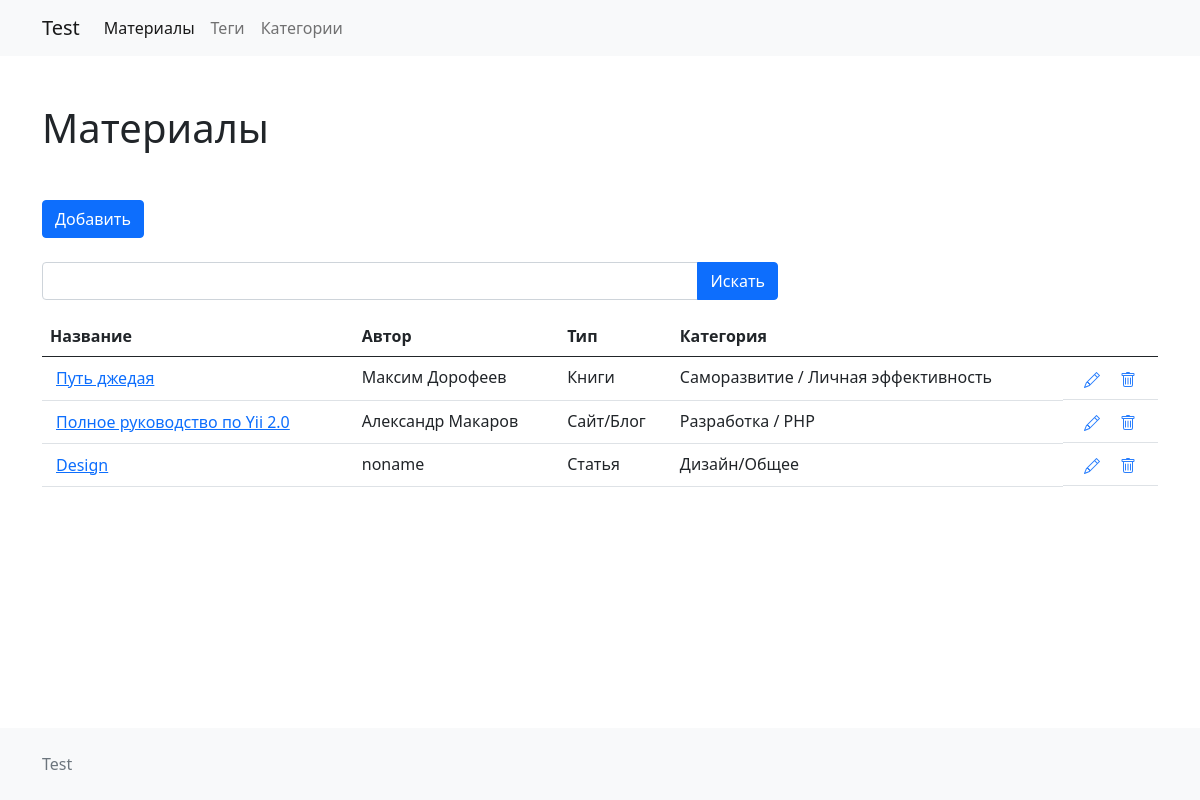
The page / on the database its author committed.
### tables this page shows
CREATE TABLE `materials` (
  `id` int(11) NOT NULL,
  `type` varchar(100) NOT NULL,
  `category` varchar(100) NOT NULL,
  `title` varchar(100) NOT NULL,
  `authors` varchar(100) NOT NULL,
  `description` varchar(100) NOT NULL
);

### function.php (called while the page is built, shortened)
<?php
function getMaterials(): array
{
    $db = new PDO('mysql:host=' . HOST . ';dbname=' . DBNAME, USER, PASS);
    $sql = "SELECT * FROM materials";
    $statement = $db->prepare($sql);
    $statement->execute();
    return $statement->fetchAll(PDO::FETCH_ASSOC);
}

### index.php (the view, shortened to what this page needs)
<?php require 'templates/header.php';
require 'function.php';
$materials = getMaterials();
?>
<div class="main-wrapper">
    <div class="content">
        <?php require 'templates/nav.php'; ?>
        <div class="container">
            <h1 class="my-md-5 my-4">Материалы</h1>
            <a class="btn btn-primary mb-4" href="create-material.php" role="button">Добавить</a>
            <div class="row">
                <div class="col-md-8">
                    <form>
                        <div class="input-group mb-3">
                            <input type="text" class="form-control" placeholder=""
                                   aria-label="Example text with button addon" aria-describedby="button-addon1">
                            <button class="btn btn-primary" type="button" id="button-addon1">Искать</button>
                        </div>
                    </form>
                </div>
            </div>
            <div class="table-responsive">
                <table class="table">
                    <thead>
                    <tr>
                        <th scope="col">Название</th>
                        <th scope="col">Автор</th>
                        <th scope="col">Тип</th>
                        <th scope="col">Категория</th>
                        <th scope="col"></th>
                    </tr>
                    </thead>
                    <tbody>
                    <tr>
                        <?php foreach ($materials
                        as $material): ?>
                        <td id="<?= $material['id']; ?>">
                            <form action="view-material.php/<?= $material['title']; ?>" method="post">
                                <button type="submit" class="sh-button-link"><?= $material['title']; ?></button>
                            </form>
                        </td>
                        <td><?= $material['authors']; ?></td>
                        <td><?= $material['type']; ?></td>
                        <td><?= $material['category']; ?></td>
                        <td class="text-nowrap text-end">
                            <form action="actions/editMaterial.php" method="post">
                                <button class="text-decoration-none me-2 sh-btn" type="submit">
                                </button>
                            </form>
                            <form action="actions/deleteMaterial.php" method="post">
                                <button class="text-decoration-none sh-btn" type="submit">
                                </button>
                            </form>
                        </td>
                    </tr>
                    <?php endforeach; ?>
                    </tbody>
                </table>
            </div>
        </div>
    </div>
    <?php require 'templates/footer.php'; ?>

### templates/header.php (shortened to what this page needs)
<!doctype html>
<html lang="ru">
<head>
    <link rel="stylesheet" href="../css/bootstrap.min.css">
    <link rel="stylesheet" href="../css/bootstrap-utilities.css">
    <link rel="stylesheet" href="../css/style.css">
</head>
<body>

### templates/nav.php (shortened to what this page needs)
<nav class="navbar navbar-expand-lg navbar-light bg-light">
    <div class="container">
        <a class="navbar-brand" href="/">Test</a>
        <div class="collapse navbar-collapse" id="navbarNav">
            <ul class="navbar-nav">
                <li class="nav-item">
                    <a class="nav-link" id="one" aria-current="page" href="/">Материалы</a>
                </li>
                <li class="nav-item">
                    <a class="nav-link" id="two" href="../list-tag.php">Теги</a>
                </li>
                <li class="nav-item">
                    <a class="nav-link" id="three" href="../list-category.php">Категории</a>
                </li>
            </ul>
        </div>
    </div>
</nav>

### templates/footer.php (shortened to what this page needs)
<footer class="footer py-4 mt-5 bg-light">
    <div class="container">
        <div class="row">
            <div class="col text-muted">Test</div>
        </div>
    </div>
</footer>
</div>
</body>
</html>

### css/style.css (style rules this page uses)
.main-wrapper { display: flex; flex-direction: column; min-height: 100vh; }
.content { flex: 1 0 auto; }
.footer { flex: 0 0 auto; }
button.sh-btn { border: none; background: none; color: #2a7ffd; }
td.text-nowrap { display: flex; justify-content: center; }
.sh-button-link { border: none; background: none; color: #0d6efd; text-decoration: underline; }

### rows shown on the page
materials: title "Путь джедая", authors "Максим Дорофеев", type "Книги", category "Саморазвитие / Личная эффективность"
materials: title "Полное руководство по Yii 2.0", authors "Александр Макаров", type "Сайт/Блог", category "Разработка / PHP"
materials: title "Design", authors "noname", type "Статья", category "Дизайн/Общее"
